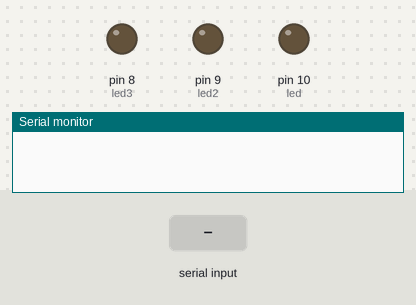
Recording of a sketch running on a simulated Arduino Uno, built with avr-gcc and run on an emulated ATmega328P. On the bench: output pins drawn as LEDs (lit = HIGH), the last lines printed to the serial monitor. Inputs (shaded band) come from the test bench.

Above: at 1.2 s.
1.3 s: "L" received over Serial
At 2.4 s:
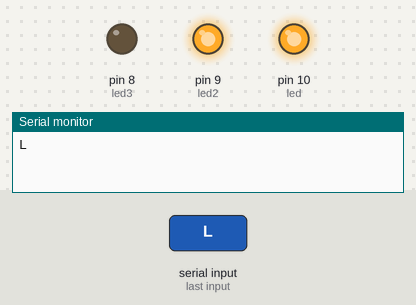
Timing chart, 0 to 4.3 s (numbered marks = the images above; inputs shaded):
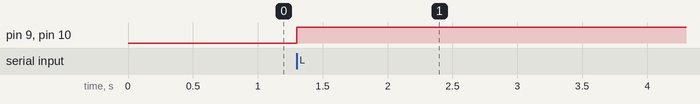

The sketch:

ex1_31.05.ino
```cpp
int led=10;
int led2=9;
int led3=8;
char tecla;

void setup() {
   pinMode(led, OUTPUT);
   pinMode(led2, OUTPUT);
   pinMode(led3, OUTPUT);
   Serial.begin(9600);


}

void loop() {
  tecla=Serial.read();

  if (tecla=='L')
  {
      digitalWrite(led,HIGH);
      digitalWrite(led2,HIGH);

      Serial.write(tecla);
      delay(1000);
  }

}
```

Measured:
- after the input at 1.3 s, pin 9 (led2), pin 10 (led): LOW → HIGH at once
